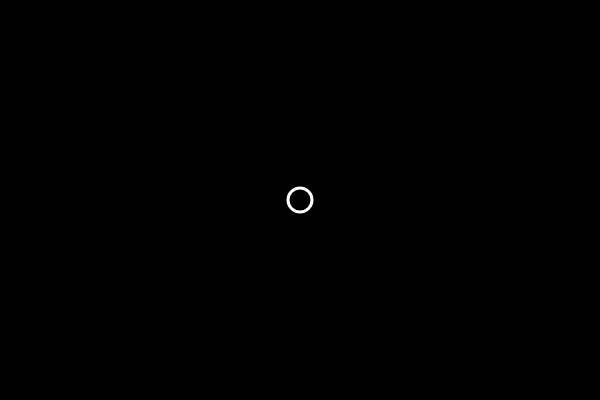
Frame 1 (no input)
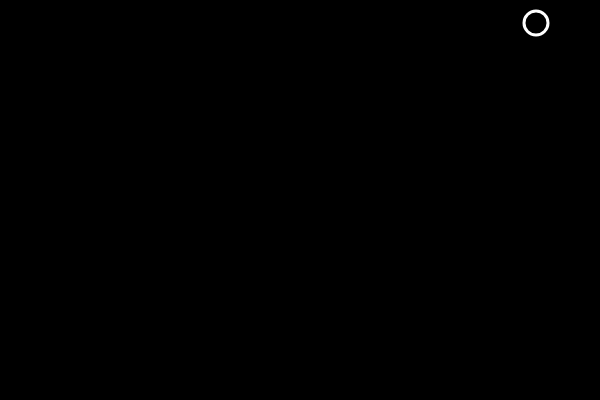
Frame 60 (no input)
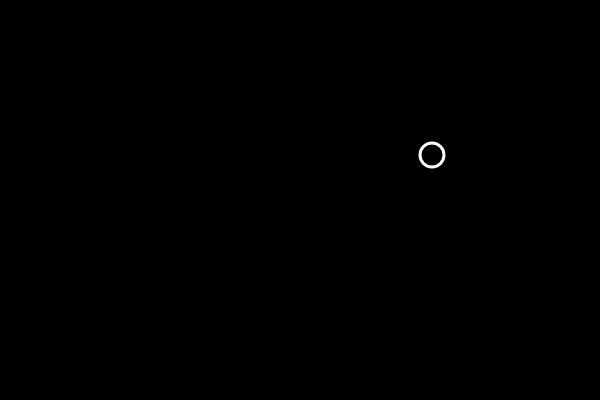
Frame 120 (the mouse pressed at the canvas centre since frame 60)

The p5.js sketch that drew these frames (run headless with seeded random() and noise() and a simulated clock; from frame 60 on, the mouse is pressed at the canvas centre):

// p5.js sketch
// ── sketch.js
var ball = {
  x: 300, 
  y: 200, 
  xspeed: 4, 
  yspeed: -3
  
};

function setup() {
  createCanvas(600, 400);
}

function draw() {
  background(0);
  
  display();
  
  bounce();
  
  move();
  
}

function display(){
  // draws
  stroke(255);
  strokeWeight(3);
  noFill();
  ellipse(ball.x, ball.y, 24, 24);
}

function bounce(){
  // checks for bouncing
  if(ball.x > width || ball.x < 0){
    ball.xspeed *= -1;
  }
  if (ball.y > height || ball.y <0){
    ball.yspeed *= -1;
  }
}

function move(){
  // move ball
  ball.x += ball.xspeed;
  ball.y += ball.yspeed;
}
